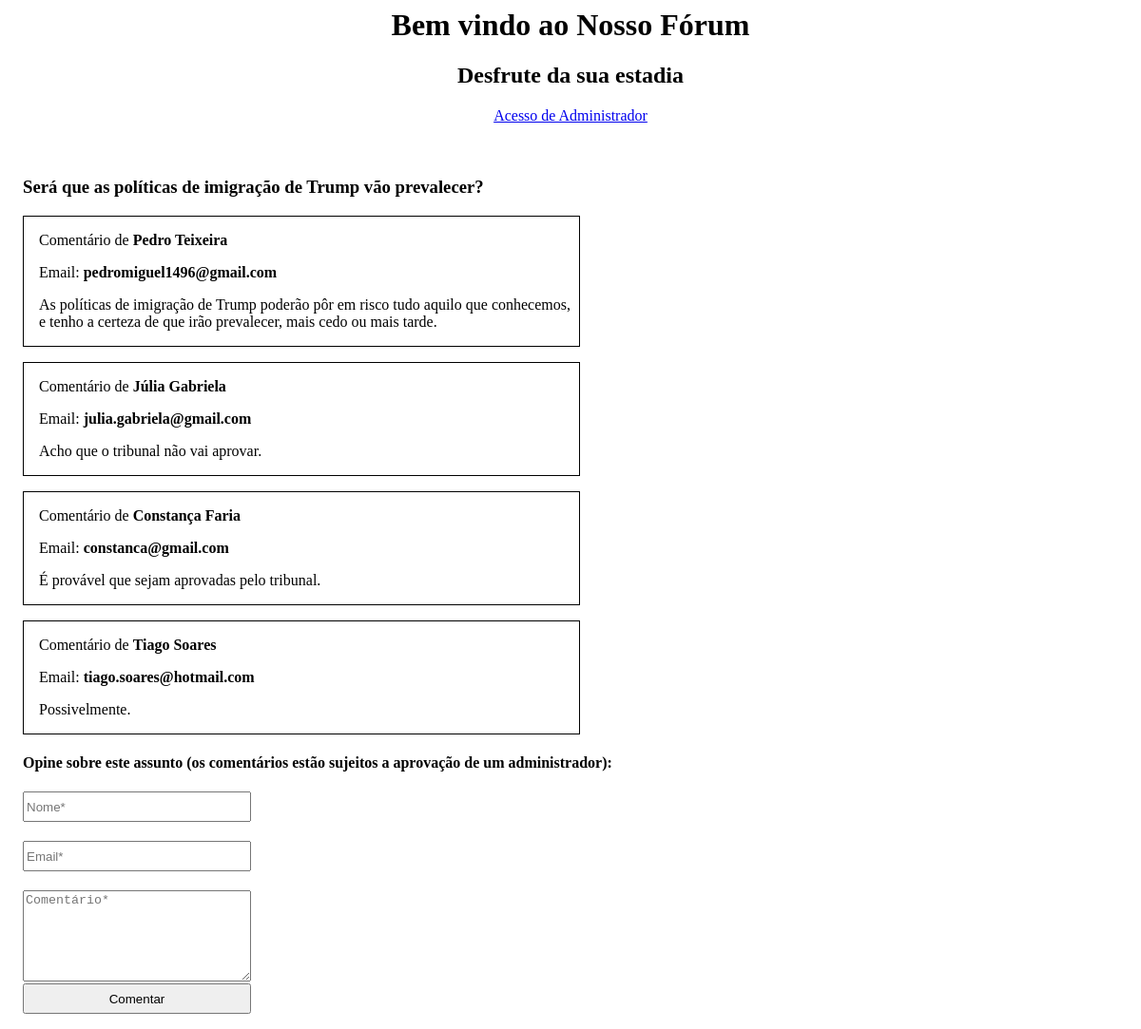
The page / on the database its author committed.
### tables this page shows
CREATE TABLE `comment` (
  `comment_name` varchar(30) NOT NULL,
  `comment_email` varchar(60) NOT NULL,
  `comment` text NOT NULL,
  `comment_id` int(11) NOT NULL,
  `comment_aprov` int(11) NOT NULL DEFAULT '0'
);

### includes/queries/comentarios.inc.php (the view)
<?php
$c_SQL = "SELECT * FROM comment WHERE comment_aprov = 1";
$result = mysql_query($c_SQL);
$c_Number = mysql_num_rows($result);
if ($c_Number > 0)
{
  while ($linha = mysql_fetch_object($result))
  {
  	$nome = $linha->comment_name;
  	$email = $linha->comment_email;
  	$comment = $linha->comment;
?>
<div class="comentario">
	<div class="com_content">
	<p>Comentário de <b><?php echo $nome;?></b></p>
	<p>Email: <b><?php echo $email;?></b></p>
	<p><?php echo $comment;?></p>
	</div>
</div>
<?php
}}
else
{
?>
<h5>Este tópico ainda não tem comentários. Seja o primeiro a comentar.</h5>
<?php
}
?>

### index.php (shortened to what this page needs)
<html>
<head>
<link rel="stylesheet" type="text/css" href="css/custom.css">
</head>
<body>
	<header class="heading">
	<h1>Bem vindo ao Nosso Fórum</h1>
	<h2>Desfrute da sua estadia</h2>
	<a href="admin_login.php" target="_blank">Acesso de Administrador</a>
	</header>
	<br>
	<br>
	<div class="content">
		<h3>Será que as políticas de imigração de Trump vão prevalecer?</h3>
			<div class="sub_content">
				<div class="comentarios">
				<?php include "includes/queries/comentarios.inc.php";?>
				</div>
				<h4>Opine sobre este assunto (os comentários estão sujeitos a aprovação de um administrador):</h4>
				<form method="post">
					<input class="comment" type="text" name = "com_name" placeholder = "Nome*"><br>
					<input class="comment" type="email" name = "com_email" placeholder = "Email*"><br>
					<textarea class="comment" name="comment" maxlength="500" placeholder = "Comentário*"></textarea>
					<input type="submit" value = "Comentar">
				</form>
			</div>
	</div>
</body>
</html>

### css/custom.css (style rules this page uses)
input { width: 15rem; height: 2rem; }
textarea { width: 15rem; height: 6rem; }
.heading { text-align: center; }
.content { margin-left: 1rem; }
.comment { display: block; margin-bottom: 2px; }
.comentario { border: 1px solid black; width: 50%; margin-bottom: 1rem; }
.com_content { margin-left: 1rem; }

### rows shown on the page
comment: comment_name "Pedro Teixeira", comment_email "pedromiguel1496@gmail.com", comment "As políticas de imigração de Trump poderão pôr em risco tudo aquilo que conhecemos, e tenho a certeza de que irão prevalecer, mais cedo ou mais tarde."
comment: comment_name "Júlia Gabriela", comment_email "julia.gabriela@gmail.com", comment "Acho que o tribunal não vai aprovar."
comment: comment_name "Constança Faria", comment_email "constanca@gmail.com", comment "É provável que sejam aprovadas pelo tribunal."
comment: comment_name "Tiago Soares", comment_email "tiago.soares@hotmail.com", comment "Possivelmente."
